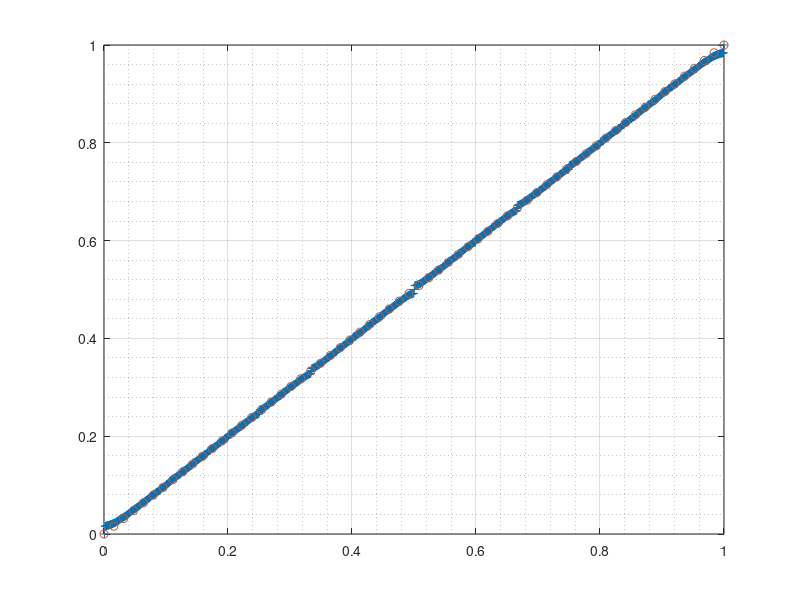
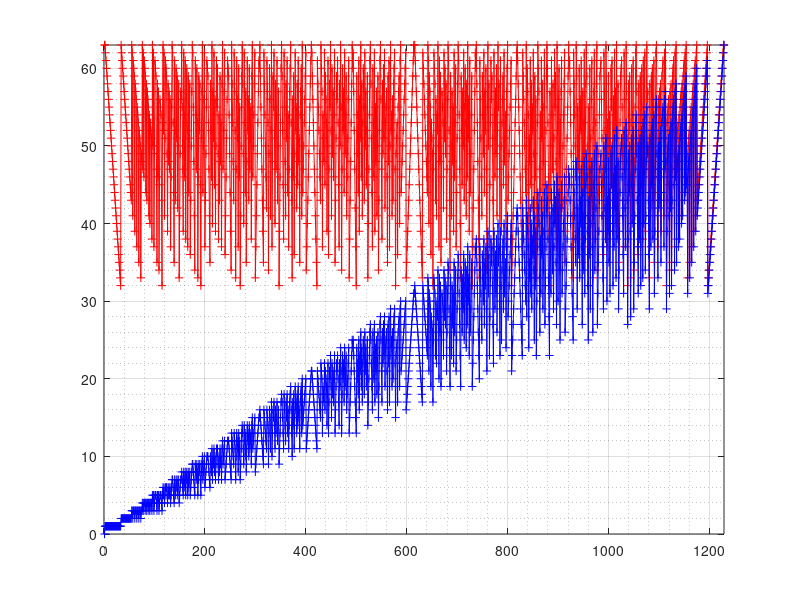

Reproduce these figures in MATLAB, in order.
Nmax = 64;
bsize = 11;
a_range=max(Nmax-2^(bsize-ceil(log2(Nmax))),1):(Nmax-1);
b_range=0:max(a_range);

d =  min(b_range./ a_range',1);

du = unique(d);
du_x = (1:size(du,1))'/size(du,1);

figure(1)
plot(du_x, du,'marker','+','linestyle','none')
hold on
plot(linspace(0,1,size(d,2)),d(end,:),'marker','o','linestyle','none')
grid on
grid minor
hold off

abd = zeros(size(du,1),3);
for du_i = 1:size(du,1)
    [is,js] = find(d==du(du_i));
    [i, ij] = max(is);
    j = js(ij);
    abd(du_i,:) = [a_range(i),b_range(j),du(du_i)];
end

a = abd(:,1);
b = abd(:,2);
d = b./a;

figure(2)
% plot((abd(:,1)'-1)./linspace(0,1,size(abd,1')),'marker','o','color','red')
plot(a,'marker','+','color','red')
hold on
plot(b,'marker','+','color','blue')
% plot(flipud(a-b),'marker','o','color','green','linestyle','none')
% plot(abd(:,end),'marker','o','color','yellow')
axis([0,size(du,1),0,max(a_range)])
grid on
grid minor
hold off

% figure(3)
% plot(abd(1:(end-1),1)-abd(2:end,1),'marker','+','color','red')
% hold on
% plot(abd(1:(end-1),2)-abd(2:end,2),'marker','+','color','blue')
% % plot(,'marker','+','color','black')
% % plot(floor((abd(1:(end-1),1)-abd(2:end,1))./((abd(1:(end-1),1))./(abd(1:(end-1),2)))),'marker','+','color','black')
% % plot((abd(1:(end-1),2)-abd(2:end,2))./(abd(1:(end-1),1)-abd(2:end,1)),'marker','+','color','green')
% grid on
% grid minor
% hold off

printf("LUP Size: %d bytes\n",ceil(bsize/8*size(du,1)/2));
printf("Points: %d\n",size(du,1));
printf("P/B: %d\n",size(du,1)/ceil(bsize/8*size(du,1)/2));